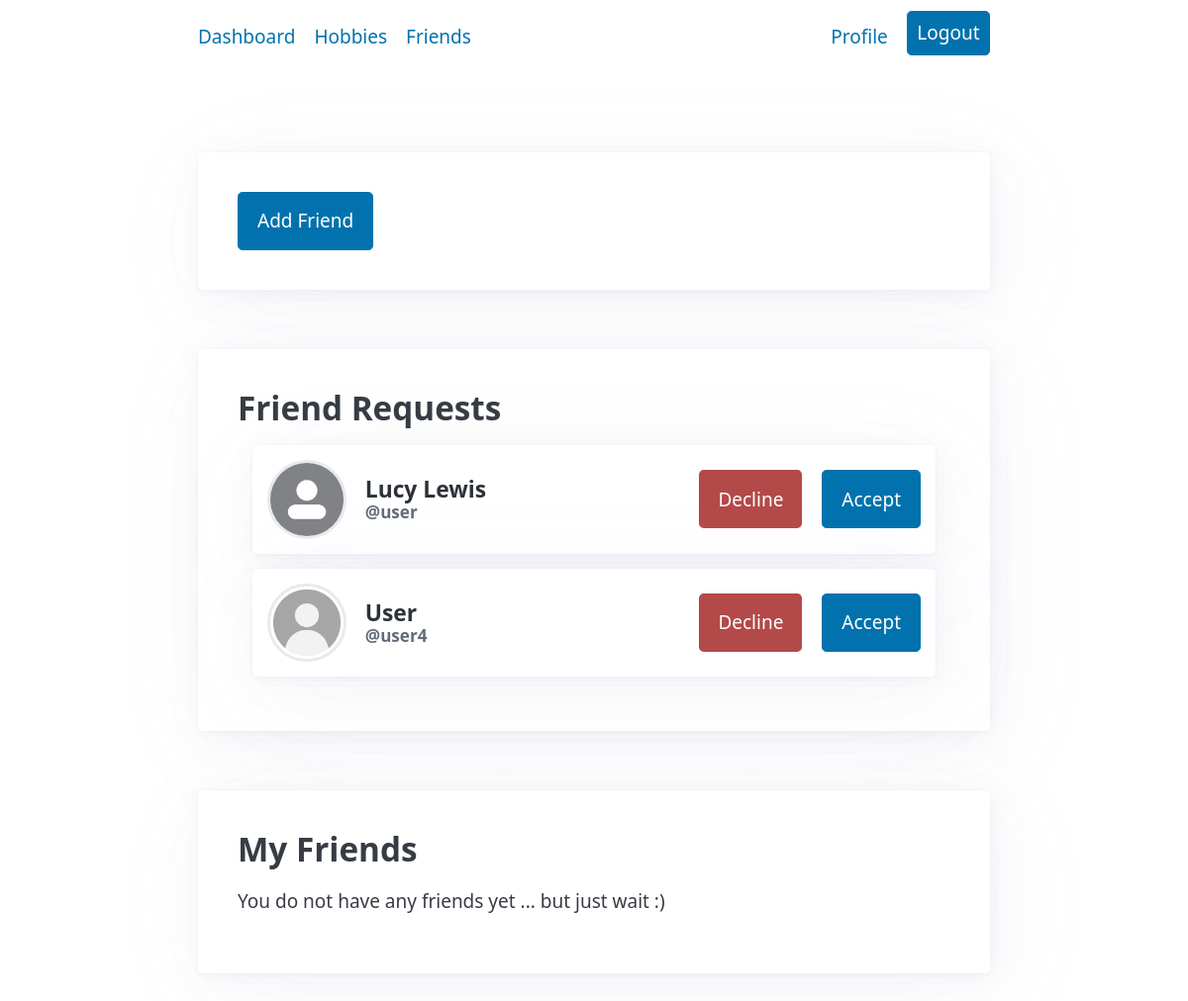
The app's page /hobbyhub/friends/ (signed in) with its own data.
### friends/models.py (models this page shows)
class FriendRequest(models.Model):
     sender = models.ForeignKey(
          UserProfile,
          on_delete=models.CASCADE,    # if the UserProfile is deleted, automatically delete the FriendRequest associated with it
          related_name='sent_request',
     )
     receiver = models.ForeignKey(
        UserProfile,
        on_delete=models.CASCADE,     # if the UserProfile is deleted, automatically delete the FriendRequest associated with it
        related_name='received_request',
     )
     status = models.CharField(
        max_length=10,
        choices=[('pending', 'Pending'),
                 ('accepted', 'Accepted'),
                 ('declined', 'Declined')]
     )
     class Meta:
        constraints = [
          models.UniqueConstraint(
               Least(F("sender"), F("receiver")),       # get the smaller of the two UserProfile IDs
               Greatest(F("sender"), F("receiver")),    # get the larger of the two UserProfile IDs
               name="unique_friendship_pair",
          )
        ]

### accounts/models.py (models this page shows)
class UserProfile(models.Model):
    user = models.OneToOneField(
        User,
        on_delete=models.CASCADE,   # if the User is deleted, automatically delete the UserProfile associated with it
    )
    bio = models.TextField(
        blank=True,       # optional
        null=True
    )
    profile_picture = models.ImageField(
        upload_to='profile_pictures/',     # if provided, saved to media/profile_pictures/
        blank=True,       # optional
        null=True)

### friends/views.py (the view)
# urls.py: path("", friends_view, name="friends"),
def friends_view(request):
     current_user = request.user
     current_user_profile = current_user.userprofile
     pending_friend_requests = get_pending_friend_requests_received(current_user_profile)
     current_friends = get_friends(current_user_profile)
     return render(request, "friends/friends.html", {
          "pending_friend_requests": pending_friend_requests,
          "current_friends": current_friends,
     })

### friends/models.py (called while the page is built)
def get_pending_friend_requests_received(user_profile):
     pending_friend_requests_received = FriendRequest.objects.filter(
          receiver=user_profile,
          status='pending',
     )
     return pending_friend_requests_received

def get_friends(user_profile):
     accepted_requests_sent = FriendRequest.objects.filter(
          sender=user_profile,
          status='accepted',
     )
     receiver_ids = list(accepted_requests_sent.values_list('receiver', flat=True))
     accepted_requests_received = FriendRequest.objects.filter(
          receiver=user_profile,
          status='accepted',
     )
     sender_ids = list(accepted_requests_received.values_list('sender', flat=True))
     friend_ids = receiver_ids + sender_ids
     friends = UserProfile.objects.filter(id__in=friend_ids)
     return friends

### friends/templates/friends/friends.html
{% extends 'base.html' %}
{% block content %}
     <article>
          <a href="{% url 'friends:add_friend' %}" role="button">Add Friend</a>
     </article>
     <article>
          <h2>Friend Requests</h2>
          {% for pending_request in pending_friend_requests %}
               {% include 'friends/friend_preview.html' with friend_request=pending_request user_profile=pending_request.sender action="respond_friend_request" %}
          {% empty %}
               <p>You do not have any friend requests right now ... but just wait :)</p>
          {% endfor %}
     </article>
     <article>
          <h2>My Friends</h2>
          {% for friend in current_friends %}
               {% include 'friends/friend_preview.html' with user_profile=friend action="remove_friend" %}
          {% empty %}
               <p>You do not have any friends yet ... but just wait :)</p>
          {% endfor %}
     </article>
{% endblock %}

### friends/templates/friends/friend_preview.html (shortened to what this page needs)
{% load static %}
<article class="profile_preview inline wrap">
     <a href="{% url 'accounts:profile' user_profile.user.username %}{% if action == 'search_friend' %}?q={{ search_term }}{% endif %}"
               class="clickable_area">
          <div class="inline">
               {% if user_profile.profile_picture %}
                    <img class="profile_picture" src="{{ user_profile.profile_picture.url }}" alt="{{ user_profile.user.get_username }}'s Profile Picture">
               {% else %}
                    <img class="profile_picture" src="{% static 'images/default_profile_picture.jpg' %}" alt="Default Profile Picture">
               {% endif %}
               <div>
                    <h1 class="profile_name">
                         {{ user_profile.user.first_name }}
                         {% if user_profile.user.last_name %}
                              {{ user_profile.user.last_name }}
                         {% endif %}
                    </h1>
                    <h2 class="profile_username">@{{ user_profile.user.get_username }}</h2>
               </div>
          </div>
     </a>
     <div>
     {% if action == "respond_friend_request" %}
          <form method="POST" action="{% url 'friends:respond_friend_request' %}">
               <div class="horizontal_button_group">
                    <button type="submit" name="friend_request_response" value="decline" class="warning_button">Decline</button>
                    <button type="submit" name="friend_request_response" value="accept">Accept</button>
               </div>
          </form>
     {% endif %}
     </div>
</article>

### static/css/custom.css (style rules this page uses)
.inline { display: flex; flex-direction: row; gap: 1rem; align-items: center; }
.wrap { flex-wrap: wrap; }
article { margin: 60px 0; padding: 40px; }
.clickable_area { display: flex; flex: 1; text-decoration: none; cursor: pointer; }
.horizontal_button_group { display: flex; gap: 20px; }
.horizontal_button_group a[role="button"], .horizontal_button_group button { padding: 0.75em 1em; margin-top: 0 !important; margin-bottom: 0 !important; }
.warning_button { background-color: #b44949; color: white; border: #833434; box-shadow: none !important; }
.profile_picture { object-fit: cover; width: 7.5em; height: 7.5em; border-radius: 50%; border: 3px solid var(--pico-muted-border-color); }
.profile_name { font-size: 2em; font-weight: bolder; margin: 0; }
.profile_username { font-size: 1.5em; color: var(--pico-muted-color); margin: 0; }
.profile_preview { font-size: 0.6rem; padding: 15px; margin: 15px; }
.profile_preview .profile_picture { width: 7em; height: 7em; }

### records on screen
UserProfile: user.first_name "Lucy", user.last_name "Lewis", user.get_username "user"
FriendRequest: profile_picture (placeholder picture)
UserProfile: user.first_name "User", user.get_username "user4"
